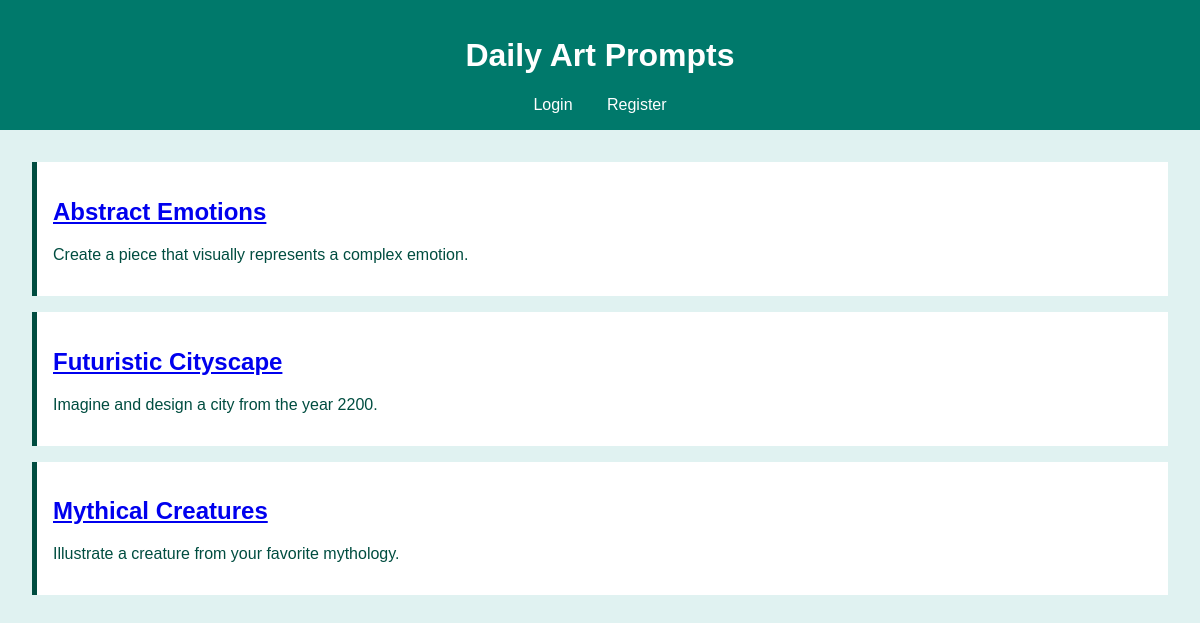
The page / on the database its author committed.
### tables this page shows
CREATE TABLE prompts (
        id INTEGER PRIMARY KEY AUTOINCREMENT,
        title TEXT NOT NULL,
        description TEXT
    );

### app.py (the view)
@app.route('/')
def index():
    cur = get_db().cursor()
    cur.execute("SELECT * FROM prompts")
    prompts = cur.fetchall()
    return render_template('index.html', prompts=prompts)

### app.py (called while the page is built)
def get_db():
    db = getattr(g, '_database', None)
    if db is None:
        db = g._database = sqlite3.connect(DATABASE)
    return db

@app.teardown_appcontext
def close_connection(exception):
    db = getattr(g, '_database', None)
    if db is not None:
        db.close()

### templates/index.html (shortened to what this page needs)
<!DOCTYPE html>
<html lang="en">
<head>
    <link rel="stylesheet" href="{{ url_for('static', filename='css/style.css') }}">
</head>
<body>
    <header>
        <h1>Daily Art Prompts</h1>
        <nav>
            {% if 'user_id' in session %}
                <a href="{{ url_for('logout') }}">Logout</a>
            {% else %}
                <a href="{{ url_for('login') }}">Login</a>
                <a href="{{ url_for('register') }}">Register</a>
            {% endif %}
        </nav>
    </header>
    <main>
        <div class="prompt-list">
            {% for prompt in prompts %}
                <div class="prompt-item">
                    <h2><a href="{{ url_for('prompt', prompt_id=prompt[0]) }}">{{ prompt[1] }}</a></h2>
                    <p>{{ prompt[2] }}</p>
                </div>
            {% endfor %}
        </div>
    </main>
</body>
</html>

### static/css/style.css (style rules this page uses)
body { font-family: sans-serif; background-color: #e0f2f1; color: #004d40; margin: 0; padding: 0; }
header { background-color: #00796b; color: #ffffff; padding: 1rem; text-align: center; }
nav a { color: #ffffff; margin: 0 15px; text-decoration: none; }
main { padding: 2rem; }
.prompt-list .prompt-item { background-color: #ffffff; border-left: 5px solid #004d40; margin-bottom: 1rem; padding: 1rem; }

### rows shown on the page
prompts: title "Abstract Emotions", description "Create a piece that visually represents a complex emotion."
prompts: title "Futuristic Cityscape", description "Imagine and design a city from the year 2200."
prompts: title "Mythical Creatures", description "Illustrate a creature from your favorite mythology."
